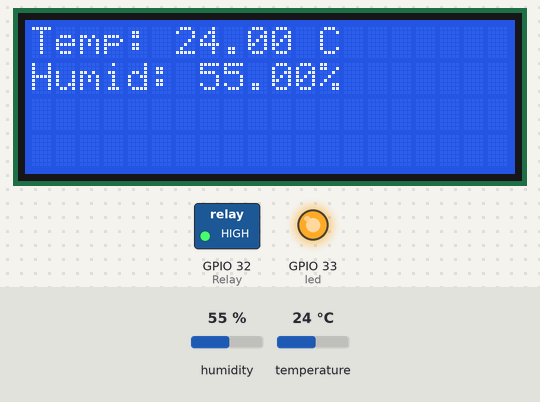
Bench run of a sketch on a simulated ESP32. Parts: 20×4 character LCD, switched loads named in the sketch (green lamp = pin HIGH), output pins drawn as LEDs (lit = HIGH). The test bench sets the inputs (shaded band); at power-on: humidity 55 %, temperature 24 °C. What the sketch prints to the serial monitor is not drawn.

Above: at 1.3 s.
1.4 s: humidity set to 22 %
At 5.9 s:
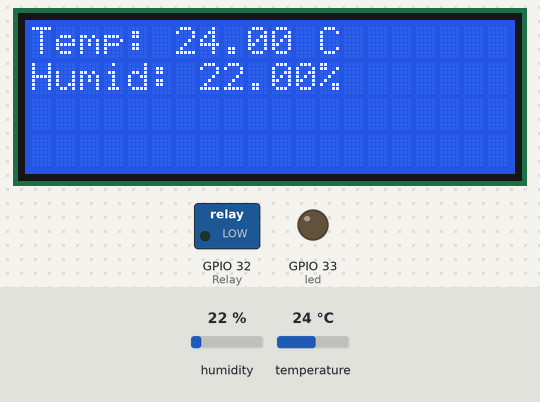
11.7 s: temperature set to 12 °C
At 15.6 s:
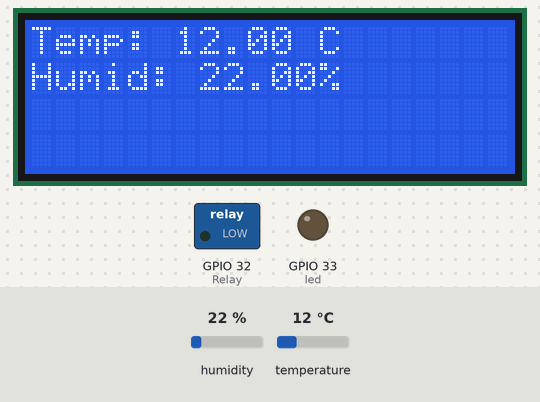
21.7 s: humidity set to 40 %
At 26.6 s:
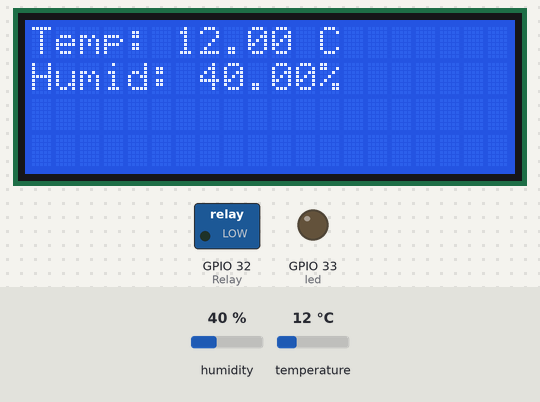
31.8 s: temperature set to 19 °C
At 41.3 s:
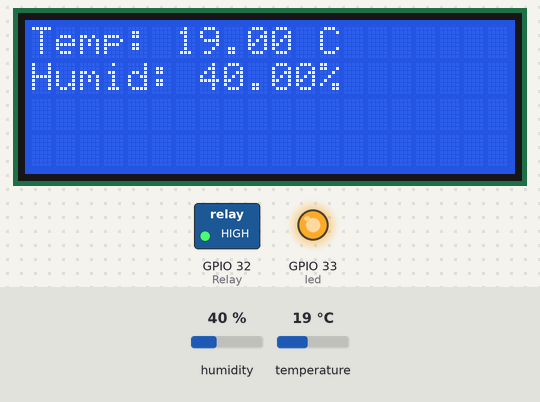
Timing chart, 0 to 42.8 s (numbered marks = the images above; inputs shaded):
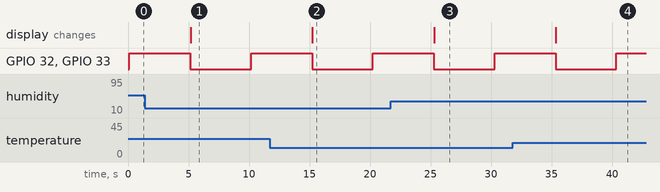

The sketch:

esp_wroom32_excode.ino
```cpp
#include <Adafruit_Sensor.h>
#include <DHT.h>
#include <DHT_U.h>
#include <Wire.h>
#include <LiquidCrystal_I2C.h>

#define DHTPIN 26
#define DHTTYPE    DHT22
#define SDA_PIN 14
#define SCL_PIN 15


DHT_Unified dht(DHTPIN, DHTTYPE);
LiquidCrystal_I2C lcd(0x27,20,4);  // set the LCD address to 0x27 for a 16 chars and 2 line display


int Relay = 32;
int led = 33;

// LCD 초기화 코드
void lcdSetUp() {
  Wire.begin(SDA_PIN, SCL_PIN);
  lcd.init();

  lcd.backlight();
  lcd.setCursor(0,0);
  lcd.print("Welcome...");
  lcd.setCursor(0,1);
  lcd.print("Green Friend!");
}

// DHT22센서에 관한 정보를 print하는 함수
// DHT22 Example 코드의 setup 함수의 센서정보를 print 하는 코드들만 따로 분리 (34-56)
void setupDHT22() {
  Serial.println(F("DHTxx Unified Sensor Example"));
  // Print temperature sensor details.
  sensor_t sensor;
  dht.temperature().getSensor(&sensor);
  Serial.println(F("------------------------------------"));
  Serial.println(F("Temperature Sensor"));
  Serial.print  (F("Sensor Type: ")); Serial.println(sensor.name);
  Serial.print  (F("Driver Ver:  ")); Serial.println(sensor.version);
  Serial.print  (F("Unique ID:   ")); Serial.println(sensor.sensor_id);
  Serial.print  (F("Max Value:   ")); Serial.print(sensor.max_value); Serial.println(F("°C"));
  Serial.print  (F("Min Value:   ")); Serial.print(sensor.min_value); Serial.println(F("°C"));
  Serial.print  (F("Resolution:  ")); Serial.print(sensor.resolution); Serial.println(F("°C"));
  Serial.println(F("------------------------------------"));
  // Print humidity sensor details.
  dht.humidity().getSensor(&sensor);
  Serial.println(F("Humidity Sensor"));
  Serial.print  (F("Sensor Type: ")); Serial.println(sensor.name);
  Serial.print  (F("Driver Ver:  ")); Serial.println(sensor.version);
  Serial.print  (F("Unique ID:   ")); Serial.println(sensor.sensor_id);
  Serial.print  (F("Max Value:   ")); Serial.print(sensor.max_value); Serial.println(F("%"));
  Serial.print  (F("Min Value:   ")); Serial.print(sensor.min_value); Serial.println(F("%"));
  Serial.print  (F("Resolution:  ")); Serial.print(sensor.resolution); Serial.println(F("%"));
  Serial.println(F("------------------------------------"));
  // Set delay between sensor readings based on sensor details.
}

void setup() {
  // put your setup code here, to run once:sharon
  //pinMode(Relay, OUTPUT);
  Serial.begin(115200);
  dht.begin();
  pinMode(led, OUTPUT);
  pinMode(Relay, OUTPUT);
  lcdSetUp();

  // DHT22 센서에 관한 정보를 PC모니터에 보여준다
  setupDHT22();
}


// 온습도센서가 측정하고 있는 데이터를 컴퓨터 pc에 print
// DHT22 Example 코드의 loop함수 내부에 있는 코드를 함수로 따로 분리
void checkDHT22() {
  sensors_event_t event;
  dht.temperature().getEvent(&event);
  if (isnan(event.temperature)) {
    Serial.println(F("Error reading temperature!"));
  }
  else {
    Serial.print(F("Temperature: "));
    Serial.print(event.temperature);
    Serial.println(F("°C"));

    // lcd 출력
    lcd.setCursor(0,0);
    lcd.print("Temp: ");
    lcd.print(event.temperature);
    lcd.print(" C");
  }
  // Get humidity event and print its value.
  dht.humidity().getEvent(&event);
  if (isnan(event.relative_humidity)) {
    Serial.println(F("Error reading humidity!"));
  }
  else {
    Serial.print(F("Humidity: "));
    Serial.print(event.relative_humidity);
    Serial.println(F("%"));

    // lcd 출력
    lcd.setCursor(0,1);
    lcd.print("Humid: ");
    lcd.print(event.relative_humidity);
    lcd.print("%");
  }
}

void loop() {
  // put your main code here, to run repeatedly:
  // led, 릴레이 ON
  digitalWrite(Relay, HIGH);
  digitalWrite(led, HIGH);
  checkDHT22();

  delay(5000);

  // led, 릴레이 off
  digitalWrite(Relay, LOW);
  digitalWrite(led, LOW);
  checkDHT22();

  delay(5000);
}
```

Measured:
- after the input at 1.4 s, the display: changes after 3.8 s (image 1)
- after the input at 11.7 s, the display: changes after 3.5 s (image 2)
- after the input at 21.7 s, the display: changes after 3.6 s (image 3)
- after the input at 31.8 s, the display: changes after 3.6 s (image 4)
